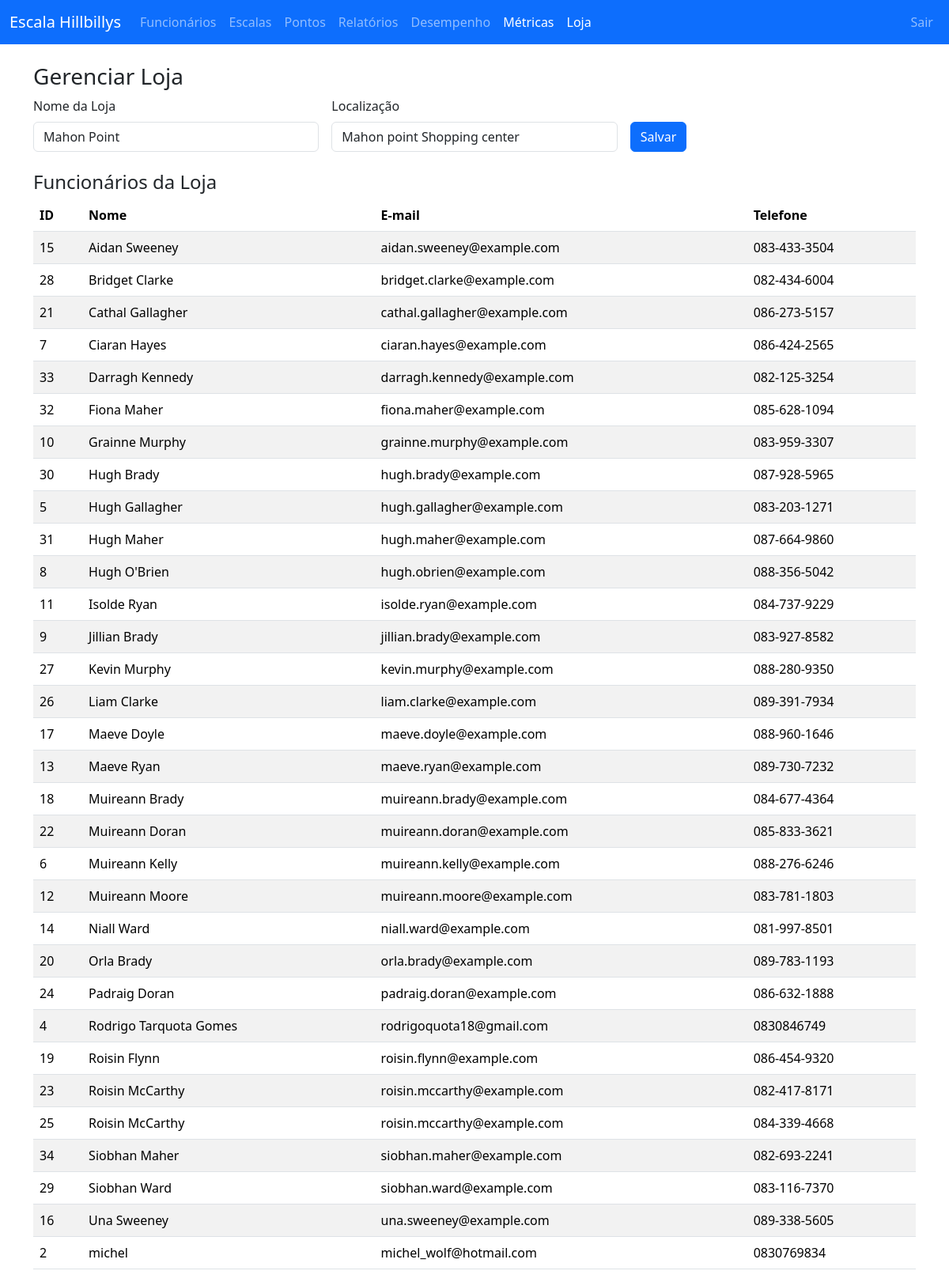
Page /loja_gerenciar.php (signed in) on the earlier database version.
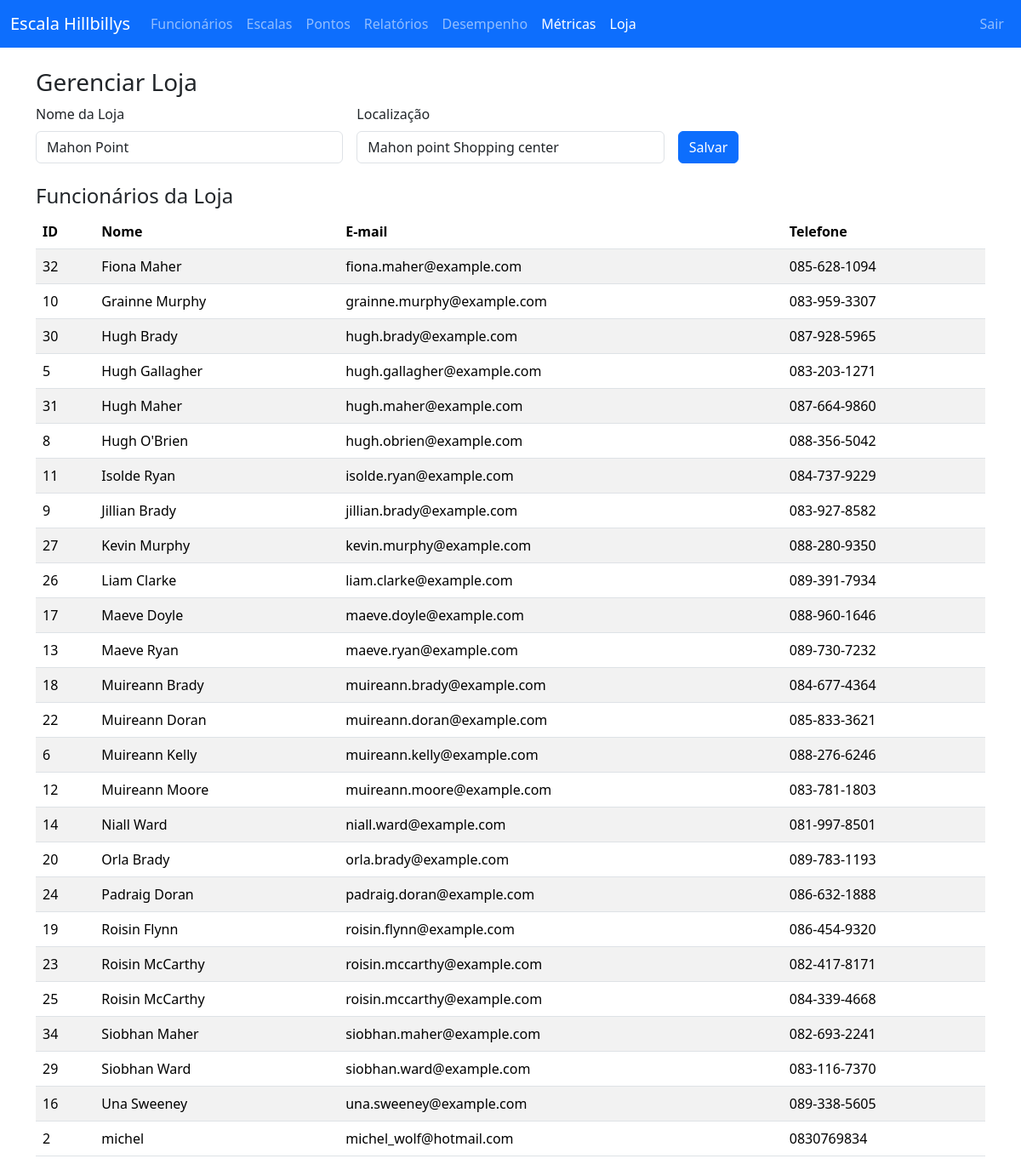
Same page on the later database version.
### tables this page shows
CREATE TABLE employees (
        id INTEGER PRIMARY KEY AUTOINCREMENT,
        name TEXT NOT NULL,
        email TEXT,
        phone TEXT,
        store_id INTEGER,
        created_at DATETIME DEFAULT CURRENT_TIMESTAMP, ppsn TEXT, irp TEXT, hourly_rate REAL, max_weekly_hours REAL DEFAULT 40.0,
        FOREIGN KEY (store_id) REFERENCES stores(id)
    );

### loja_gerenciar.php (the view, shortened to what this page needs)
<?php
require_once 'config.php';
$role = $_SESSION['user_role'];
$currentUser = currentUser();
if ($role === 'manager') {
    $storeId = $currentUser['store_id'] ?? null;
} else {
    $storeId = isset($_GET['store_id']) ? (int)$_GET['store_id'] : null;
    if (!$storeId) {
        $storeId = $pdo->query('SELECT id FROM stores ORDER BY id LIMIT 1')->fetchColumn();
    }
}
$stmtStore = $pdo->prepare('SELECT * FROM stores WHERE id = ?');
$stmtStore->execute([$storeId]);
$store = $stmtStore->fetch(PDO::FETCH_ASSOC);
$stmtEmp = $pdo->prepare('SELECT id, name, email, phone FROM employees WHERE store_id = ? ORDER BY name');
$stmtEmp->execute([$storeId]);
$employees = $stmtEmp->fetchAll(PDO::FETCH_ASSOC);
?>
<!DOCTYPE html>
<html lang="pt-BR">
<head>
    <link rel="stylesheet" href="https://cdn.jsdelivr.net/npm/bootstrap@5.3.2/dist/css/bootstrap.min.css">
    <link rel="stylesheet" href="https://cdn.datatables.net/1.13.6/css/jquery.dataTables.min.css" />
</head>
<body>
    <nav class="navbar navbar-expand-lg navbar-dark bg-primary">
        <div class="container-fluid">
            <a class="navbar-brand" href="<?php echo ($role === 'manager') ? 'manager_dashboard.php' : 'dashboard.php'; ?>">Escala Hillbillys</a>
            <div class="collapse navbar-collapse" id="navbarNav">
                <ul class="navbar-nav me-auto mb-2 mb-lg-0">
                    <li class="nav-item"><a class="nav-link" href="usuarios_listar.php">Funcionários</a></li>
                    <li class="nav-item"><a class="nav-link" href="escala_listar.php">Escalas</a></li>
                    <li class="nav-item"><a class="nav-link" href="ponto_listar.php">Pontos</a></li>
                    <li class="nav-item"><a class="nav-link" href="relatorios.php">Relatórios</a></li>
                    <li class="nav-item"><a class="nav-link" href="desempenho.php">Desempenho</a></li>
                    <li class="nav-item"><a class="nav-link active" href="analytics.php">Métricas</a>
                    <li class="nav-item"><a class="nav-link active" aria-current="page" href="loja_gerenciar.php">Loja</a></li>
                </ul>
                <ul class="navbar-nav ms-auto">
                    <li class="nav-item"><a class="nav-link" href="logout.php">Sair</a></li>
                </ul>
            </div>
        </div>
    </nav>
    <div class="container mt-4">
        <h3>Gerenciar Loja</h3>
        <form method="post" class="mb-4">
            <div class="row g-3">
                <div class="col-md-4">
                    <label class="form-label">Nome da Loja</label>
                    <input type="text" class="form-control" name="name" value="<?php echo htmlspecialchars($store['name']); ?>" required>
                </div>
                <div class="col-md-4">
                    <label class="form-label">Localização</label>
                    <input type="text" class="form-control" name="location" value="<?php echo htmlspecialchars($store['location']); ?>">
                </div>
                <div class="col-md-4 d-flex align-items-end">
                    <button type="submit" class="btn btn-primary">Salvar</button>
                </div>
            </div>
        </form>
        <h4>Funcionários da Loja</h4>
        <div class="table-responsive">
            <table id="employeesTable" class="table table-striped">
                <thead>
                    <tr>
                        <th>ID</th>
                        <th>Nome</th>
                        <th>E-mail</th>
                        <th>Telefone</th>
                    </tr>
                </thead>
                <tbody>
                    <?php foreach ($employees as $emp): ?>
                        <tr>
                            <td><?php echo htmlspecialchars($emp['id']); ?></td>
                            <td><?php echo htmlspecialchars($emp['name']); ?></td>
                            <td><?php echo htmlspecialchars($emp['email']); ?></td>
                            <td><?php echo htmlspecialchars($emp['phone']); ?></td>
                        </tr>
                    <?php endforeach; ?>
                </tbody>
            </table>
        </div>
    </div>
</body>
</html>

Differences in the rows shown:
no longer on this page (row edited): employees: id "15", name "Aidan Sweeney", email "aidan.sweeney@example.com", phone "083-433-3504"
no longer on this page (row edited): employees: id "28", name "Bridget Clarke", email "bridget.clarke@example.com", phone "082-434-6004"
removed employees: id "21", name "Cathal Gallagher", email "cathal.gallagher@example.com", phone "086-273-5157"
removed employees: id "7", name "Ciaran Hayes", email "ciaran.hayes@example.com", phone "086-424-2565"
removed employees: id "33", name "Darragh Kennedy", email "darragh.kennedy@example.com", phone "082-125-3254"
no longer on this page (row edited): employees: id "4", name "Rodrigo Tarquota Gomes", email "rodrigoquota18@gmail.com", phone "0830846749"
